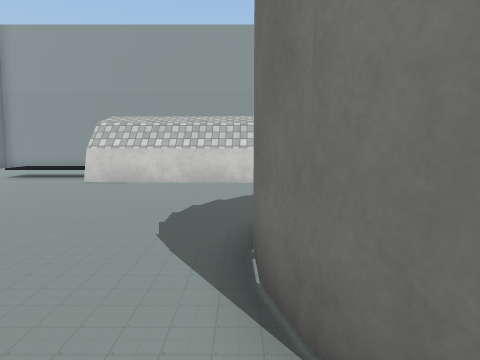
[1] (above)

20 first-person views from a walk through a scene from a Unity 3-D project. The camera is 1.4 m above the floor, tilts 6° down and sees 70° across. The floor is counted in squares, 1 m on a side. Each view is taken from the middle of a square. On the plan, view 1 faces up. The plan holds only what a view shows up to about 15 squares ahead; the rest is blank. The player is left out. Some surface patterns are stand-ins.

[2]
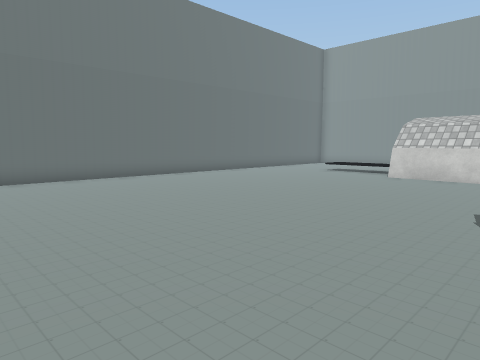

[3]
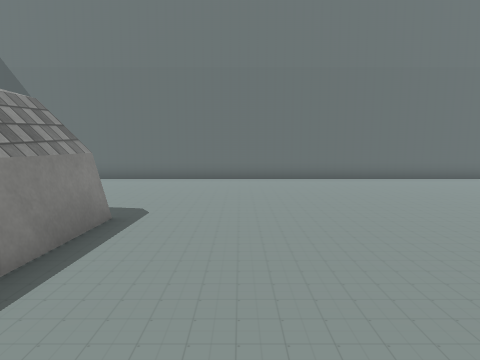

[4]
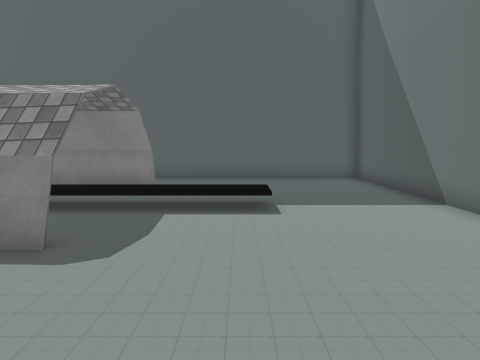

[5]
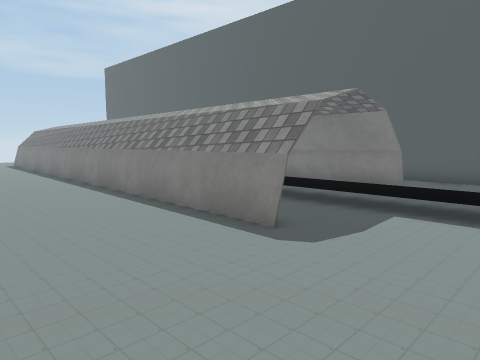

[6]
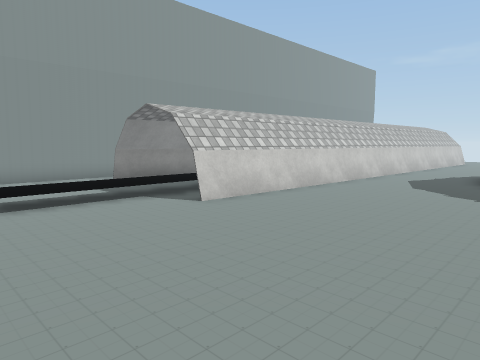

[7]
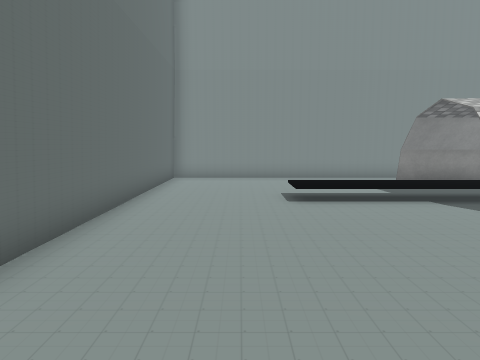

[8]
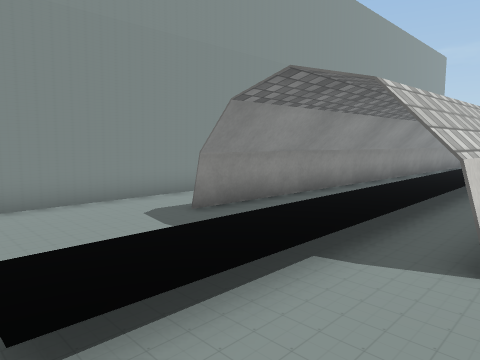

[9]
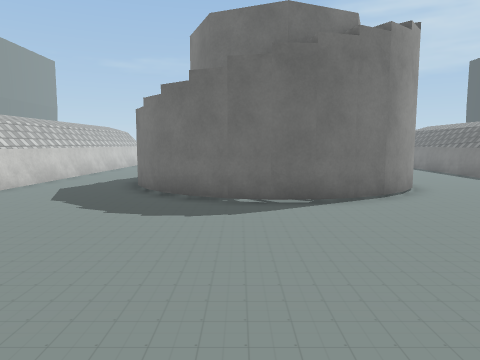

[10]
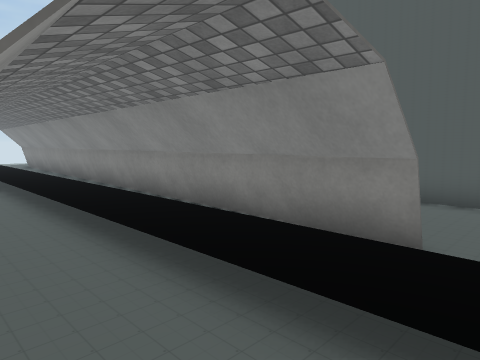

[11]
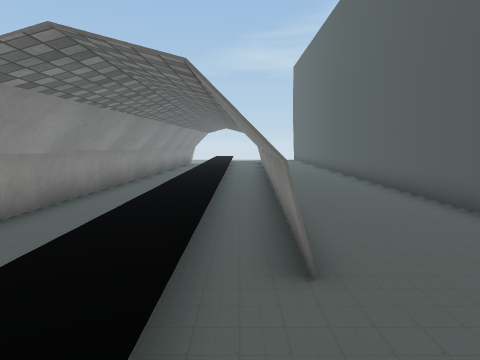

[12]
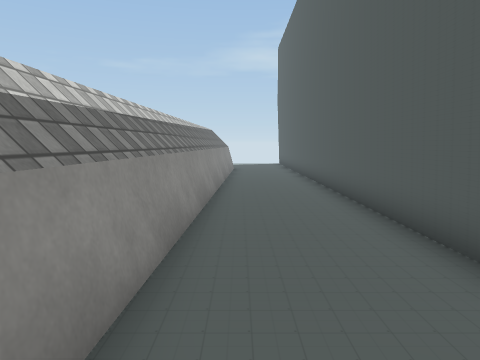

[13]
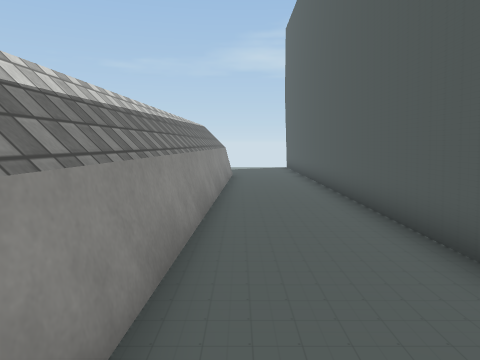

[14]
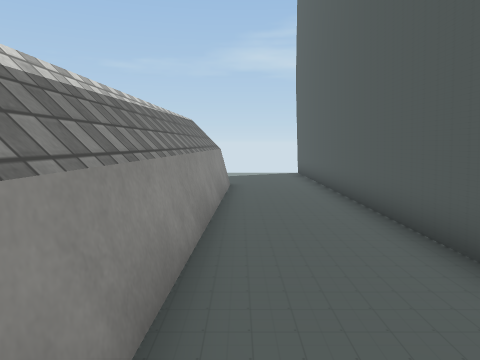

[15]
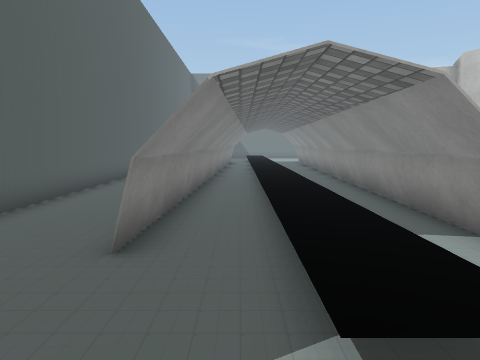

[16]
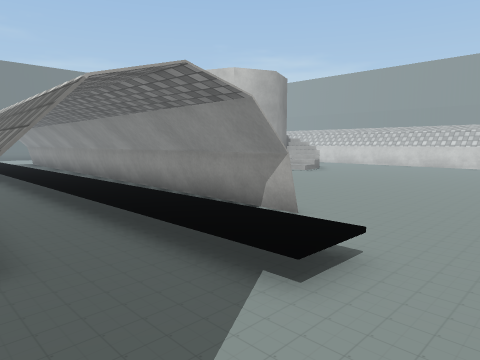

[17]
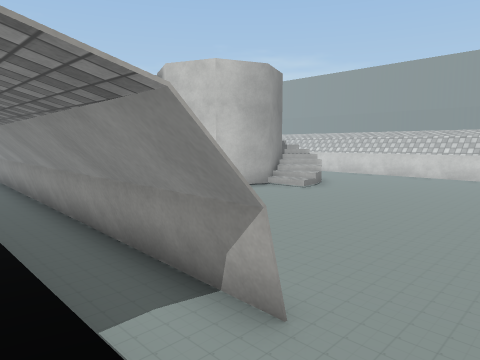

[18]
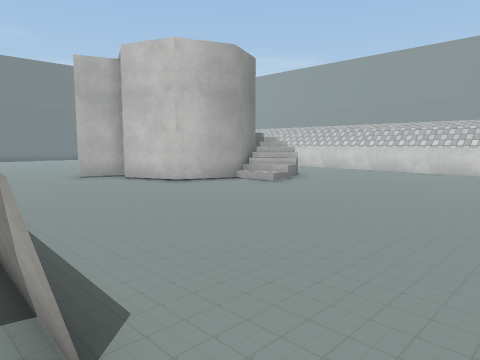

[19]
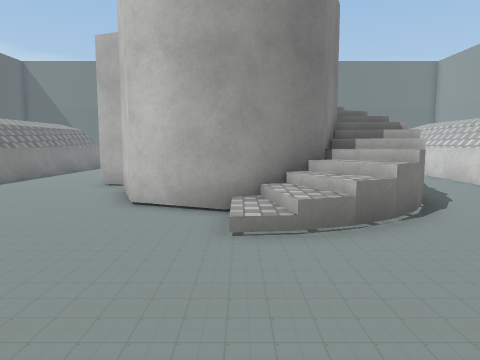

[20]
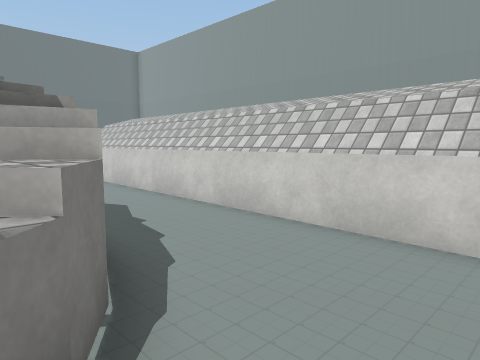

### Floor plan
Key: @ floor where view 1 was taken; # wall or solid block; . main floor; : floor 0.5 m higher than the main floor; + floor 1.25 m higher than the main floor; * floor 1.5 m higher than the main floor; % floor 2.5 m higher than the main floor; / step, stairs or slope; = window, fence, low wall or low ledge; ^ raised ledge.
Columns run from 14 left of view 1 to 20 right of it. Each row starts with its distance up from view 1.
 20 ############
 19 #.........
 18 #........####=
 17 #........########^###
 16 #...........
 15 #....::::::::::::
 14 #....////////////
 13 #......./####^##########
 12 #................=######     #
 11 #.......................    ..
 10 #.......................   ...
  9 #.................#.....  ....
  8 #................%   *........
  7 #...............     +//........
  6 #.............. ##   ////.......
  5 #..............#      ///.......
  4 #..............       ///.......
  3 #..............#      #.........
  2 #..............#=    #...........
  1 #..............##=####...........
  0 #.............@.###..............
 -1 #................................
 -2 #................................
 -3 #.................................
 -4 #.................................
 -5 #.......############^^#######.....
 -6 #....................#########/...
 -7 #....////////////////////////////.
 -8 #....:::::::::::::::::::::::::::/.
 -9 #.......###### ....................
-10 #.... ..######^^##############...
-11 #.... .............................
-12 #.................................
-13 #.................................
-14 ##################################

Where each view was taken, in squares from view 1:
view 1: 0 up, 0 right, facing up
view 2: 2 down, 0 right, facing up-left
view 3: 2 down, 0 right, facing left
view 4: 0 up, 9 left, facing down
view 5: 0 up, 10 left, facing down-right
view 6: 6 up, 11 left, facing up-right
view 7: 6 up, 11 left, facing up
view 8: 12 up, 10 left, facing up-right
view 9: 5 up, 8 left, facing right
view 10: 5 down, 8 left, facing down-right
view 11: 9 down, 10 left, facing right
view 12: 11 down, 4 left, facing right
view 13: 11 down, 0 right, facing right
view 14: 11 down, 4 right, facing right
view 15: 9 down, 20 right, facing left
view 16: 11 down, 20 right, facing up-left
view 17: 8 down, 18 right, facing up-left
view 18: 6 down, 18 right, facing up-left
view 19: 4 up, 15 right, facing left
view 20: 7 up, 10 right, facing up-left
